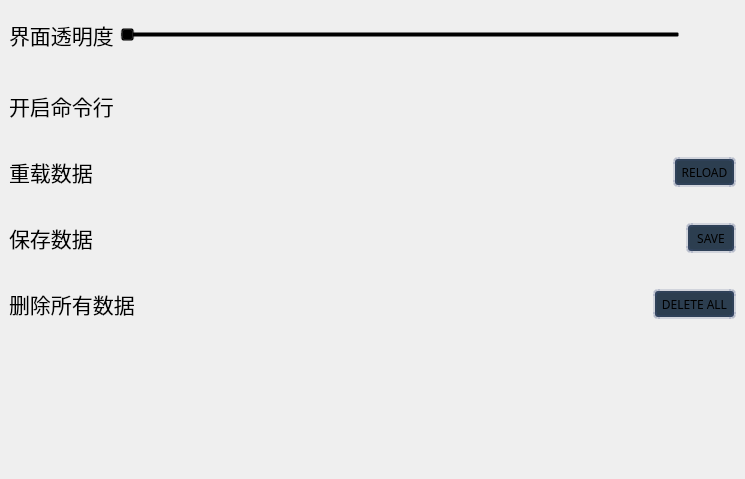
<?xml version="1.0" encoding="UTF-8"?>
<ui version="4.0">
 <class>FormSetting</class>
 <widget class="QWidget" name="FormSetting">
  <property name="geometry">
   <rect>
    <x>0</x>
    <y>0</y>
    <width>745</width>
    <height>479</height>
   </rect>
  </property>
  <property name="sizePolicy">
   <sizepolicy hsizetype="Expanding" vsizetype="Expanding">
    <horstretch>0</horstretch>
    <verstretch>0</verstretch>
   </sizepolicy>
  </property>
  <property name="windowTitle">
   <string>Form</string>
  </property>
  <property name="styleSheet">
   <string notr="true">QLabel, QSlider{
	background-color: rgba(0,0,0,0)
}</string>
  </property>
  <layout class="QGridLayout" name="gridLayout">
   <property name="leftMargin">
    <number>0</number>
   </property>
   <property name="topMargin">
    <number>0</number>
   </property>
   <property name="rightMargin">
    <number>0</number>
   </property>
   <property name="bottomMargin">
    <number>0</number>
   </property>
   <item row="1" column="0">
    <widget class="QWidget" name="widget_CMD" native="true">
     <property name="sizePolicy">
      <sizepolicy hsizetype="Expanding" vsizetype="Preferred">
       <horstretch>0</horstretch>
       <verstretch>0</verstretch>
      </sizepolicy>
     </property>
     <property name="minimumSize">
      <size>
       <width>600</width>
       <height>60</height>
      </size>
     </property>
     <property name="maximumSize">
      <size>
       <width>16777215</width>
       <height>70</height>
      </size>
     </property>
     <property name="styleSheet">
      <string notr="true">
#widget_CMD:hover{
	background-color: rgba(255,255,255,40);
	/*background-color: transparent;*/
	padding: 10px;
	border-left: 3px solid rgb(130, 130, 130);
}</string>
     </property>
     <layout class="QGridLayout" name="gridLayout_3">
      <item row="0" column="1">
       <spacer name="horizontalSpacer">
        <property name="orientation">
         <enum>Qt::Horizontal</enum>
        </property>
        <property name="sizeHint" stdset="0">
         <size>
          <width>40</width>
          <height>20</height>
         </size>
        </property>
       </spacer>
      </item>
      <item row="0" column="2">
       <widget class="SwitchButton" name="switchButton_cmd" native="true">
        <property name="minimumSize">
         <size>
          <width>50</width>
          <height>30</height>
         </size>
        </property>
        <property name="maximumSize">
         <size>
          <width>50</width>
          <height>30</height>
         </size>
        </property>
       </widget>
      </item>
      <item row="0" column="0">
       <widget class="QLabel" name="label_3">
        <property name="minimumSize">
         <size>
          <width>53</width>
          <height>42</height>
         </size>
        </property>
        <property name="font">
         <font>
          <family>幼圆</family>
          <pointsize>16</pointsize>
         </font>
        </property>
        <property name="text">
         <string>开启命令行</string>
        </property>
       </widget>
      </item>
     </layout>
    </widget>
   </item>
   <item row="0" column="0">
    <widget class="QWidget" name="widget_Opacity" native="true">
     <property name="sizePolicy">
      <sizepolicy hsizetype="Expanding" vsizetype="Expanding">
       <horstretch>0</horstretch>
       <verstretch>0</verstretch>
      </sizepolicy>
     </property>
     <property name="minimumSize">
      <size>
       <width>600</width>
       <height>60</height>
      </size>
     </property>
     <property name="maximumSize">
      <size>
       <width>16777215</width>
       <height>70</height>
      </size>
     </property>
     <property name="styleSheet">
      <string notr="true">
#widget_Opacity:hover{
	background-color: rgba(255,255,255,40);
	/*background-color: transparent;*/
	padding: 10px;
	border-left: 3px solid rgb(130, 130, 130);
}</string>
     </property>
     <layout class="QGridLayout" name="gridLayout_2">
      <item row="0" column="0">
       <widget class="QLabel" name="label">
        <property name="minimumSize">
         <size>
          <width>53</width>
          <height>42</height>
         </size>
        </property>
        <property name="font">
         <font>
          <family>幼圆</family>
          <pointsize>16</pointsize>
         </font>
        </property>
        <property name="text">
         <string>界面透明度</string>
        </property>
       </widget>
      </item>
      <item row="0" column="1">
       <widget class="QSlider" name="horizontalSlider">
        <property name="orientation">
         <enum>Qt::Horizontal</enum>
        </property>
       </widget>
      </item>
      <item row="0" column="2">
       <widget class="SwitchButton" name="switchButton_opacity" native="true">
        <property name="minimumSize">
         <size>
          <width>50</width>
          <height>30</height>
         </size>
        </property>
        <property name="maximumSize">
         <size>
          <width>50</width>
          <height>30</height>
         </size>
        </property>
       </widget>
      </item>
     </layout>
    </widget>
   </item>
   <item row="4" column="0">
    <widget class="QWidget" name="widget_DeleteAll" native="true">
     <property name="minimumSize">
      <size>
       <width>600</width>
       <height>60</height>
      </size>
     </property>
     <property name="maximumSize">
      <size>
       <width>16777215</width>
       <height>70</height>
      </size>
     </property>
     <property name="styleSheet">
      <string notr="true">#widget_DeleteAll:hover{
	background-color: rgba(255,255,255,40);
	/*background-color: transparent;*/
	padding: 10px;
	border-left: 3px solid rgb(130, 130, 130);
}</string>
     </property>
     <layout class="QGridLayout" name="gridLayout_6">
      <item row="0" column="0">
       <widget class="QLabel" name="label_5">
        <property name="font">
         <font>
          <family>幼圆</family>
          <pointsize>16</pointsize>
         </font>
        </property>
        <property name="styleSheet">
         <string notr="true"/>
        </property>
        <property name="text">
         <string>删除所有数据</string>
        </property>
       </widget>
      </item>
      <item row="0" column="2">
       <widget class="QToolButton" name="toolButton_DeleteAll">
        <property name="minimumSize">
         <size>
          <width>80</width>
          <height>30</height>
         </size>
        </property>
        <property name="font">
         <font>
          <family>Microsoft YaHei UI Light</family>
         </font>
        </property>
        <property name="styleSheet">
         <string notr="true">QToolButton{
	background-color: #2c3e50;
	border: 4px solid #2c3e5080;
    border-radius: 5px;
}

/* 鼠标悬停 */
QToolButton:hover{
	/*background-color: rgba(236, 240, 241, 0.5);*/
	border: 1px solid  rgba(255, 0, 0, 100);
	color: red;
	font-weight: bold;
}

/* 点击和按下 */
QToolButton:pressed,QToolButton:checked{
	border-left: 2px outset #34495e80;  /* 左边框宽度3像素、突出显示、颜色为深深灰 */
	border-top: 2px outset #34495e80;
	border-right: none;
	border-bottom:none;
	background-color: #34495e
}
</string>
        </property>
        <property name="text">
         <string>DELETE ALL</string>
        </property>
       </widget>
      </item>
      <item row="0" column="1">
       <spacer name="horizontalSpacer_4">
        <property name="orientation">
         <enum>Qt::Horizontal</enum>
        </property>
        <property name="sizeHint" stdset="0">
         <size>
          <width>500</width>
          <height>20</height>
         </size>
        </property>
       </spacer>
      </item>
     </layout>
    </widget>
   </item>
   <item row="2" column="0">
    <widget class="QWidget" name="widget_Reload" native="true">
     <property name="sizePolicy">
      <sizepolicy hsizetype="Expanding" vsizetype="Preferred">
       <horstretch>0</horstretch>
       <verstretch>0</verstretch>
      </sizepolicy>
     </property>
     <property name="minimumSize">
      <size>
       <width>600</width>
       <height>60</height>
      </size>
     </property>
     <property name="maximumSize">
      <size>
       <width>16777215</width>
       <height>70</height>
      </size>
     </property>
     <property name="mouseTracking">
      <bool>true</bool>
     </property>
     <property name="styleSheet">
      <string notr="true">
#widget_Reload:hover{
	background-color: rgba(255,255,255,40);
	/*background-color: transparent;*/
	padding: 10px;
	border-left: 3px solid rgb(130, 130, 130);
}</string>
     </property>
     <layout class="QGridLayout" name="gridLayout_4">
      <item row="1" column="0">
       <widget class="QLabel" name="label_2">
        <property name="font">
         <font>
          <family>幼圆</family>
          <pointsize>16</pointsize>
         </font>
        </property>
        <property name="text">
         <string>重载数据</string>
        </property>
       </widget>
      </item>
      <item row="1" column="1">
       <spacer name="horizontalSpacer_2">
        <property name="orientation">
         <enum>Qt::Horizontal</enum>
        </property>
        <property name="sizeHint" stdset="0">
         <size>
          <width>40</width>
          <height>20</height>
         </size>
        </property>
       </spacer>
      </item>
      <item row="1" column="2">
       <widget class="QToolButton" name="toolButton_Reload">
        <property name="minimumSize">
         <size>
          <width>50</width>
          <height>30</height>
         </size>
        </property>
        <property name="font">
         <font>
          <family>Microsoft YaHei UI Light</family>
         </font>
        </property>
        <property name="styleSheet">
         <string notr="true">QToolButton{
	background-color: #2c3e50;
	border: 4px solid #2c3e5080;
    border-radius: 5px;
}

/* 鼠标悬停 */
QToolButton:hover{
	/*background-color: rgba(236, 240, 241, 0.5);*/
	border: 1px solid  #bdc3c7;
	color: #ecf0f1;
	font-weight: bold;
}

/* 点击和按下 */
QToolButton:pressed,QToolButton:checked{
	border-left: 2px outset #34495e80;  /* 左边框宽度3像素、突出显示、颜色为深深灰 */
	border-top: 2px outset #34495e80;
	border-right: none;
	border-bottom:none;
	background-color: #34495e
}
</string>
        </property>
        <property name="text">
         <string>RELOAD</string>
        </property>
       </widget>
      </item>
     </layout>
    </widget>
   </item>
   <item row="5" column="0">
    <spacer name="verticalSpacer">
     <property name="orientation">
      <enum>Qt::Vertical</enum>
     </property>
     <property name="sizeHint" stdset="0">
      <size>
       <width>20</width>
       <height>40</height>
      </size>
     </property>
    </spacer>
   </item>
   <item row="3" column="0" alignment="Qt::AlignTop">
    <widget class="QWidget" name="widget_Save" native="true">
     <property name="minimumSize">
      <size>
       <width>600</width>
       <height>60</height>
      </size>
     </property>
     <property name="maximumSize">
      <size>
       <width>16777215</width>
       <height>70</height>
      </size>
     </property>
     <property name="styleSheet">
      <string notr="true">#widget_Save:hover{
	background-color: rgba(255,255,255,40);
	/*background-color: transparent;*/
	padding: 10px;
	border-left: 3px solid rgb(130, 130, 130);
}</string>
     </property>
     <layout class="QGridLayout" name="gridLayout_5">
      <item row="0" column="2">
       <widget class="QToolButton" name="toolButton_Save">
        <property name="minimumSize">
         <size>
          <width>50</width>
          <height>30</height>
         </size>
        </property>
        <property name="font">
         <font>
          <family>Microsoft YaHei UI Light</family>
         </font>
        </property>
        <property name="styleSheet">
         <string notr="true">QToolButton{
	background-color: #2c3e50;
	border: 4px solid #2c3e5080;
    border-radius: 5px;
}

/* 鼠标悬停 */
QToolButton:hover{
	/*background-color: rgba(236, 240, 241, 0.5);*/
	border: 1px solid  #bdc3c7;
	color: #ecf0f1;
	font-weight: bold;
}

/* 点击和按下 */
QToolButton:pressed,QToolButton:checked{
	border-left: 2px outset #34495e80;  /* 左边框宽度3像素、突出显示、颜色为深深灰 */
	border-top: 2px outset #34495e80;
	border-right: none;
	border-bottom:none;
	background-color: #34495e
}
</string>
        </property>
        <property name="text">
         <string>SAVE</string>
        </property>
       </widget>
      </item>
      <item row="0" column="0">
       <widget class="QLabel" name="label_4">
        <property name="font">
         <font>
          <family>幼圆</family>
          <pointsize>16</pointsize>
         </font>
        </property>
        <property name="styleSheet">
         <string notr="true"/>
        </property>
        <property name="text">
         <string>保存数据</string>
        </property>
       </widget>
      </item>
      <item row="0" column="1">
       <spacer name="horizontalSpacer_3">
        <property name="orientation">
         <enum>Qt::Horizontal</enum>
        </property>
        <property name="sizeHint" stdset="0">
         <size>
          <width>40</width>
          <height>20</height>
         </size>
        </property>
       </spacer>
      </item>
     </layout>
    </widget>
   </item>
  </layout>
 </widget>
 <customwidgets>
  <customwidget>
   <class>SwitchButton</class>
   <extends>QWidget</extends>
   <header>switchbutton.h</header>
   <container>1</container>
  </customwidget>
 </customwidgets>
 <resources/>
 <connections/>
</ui>
